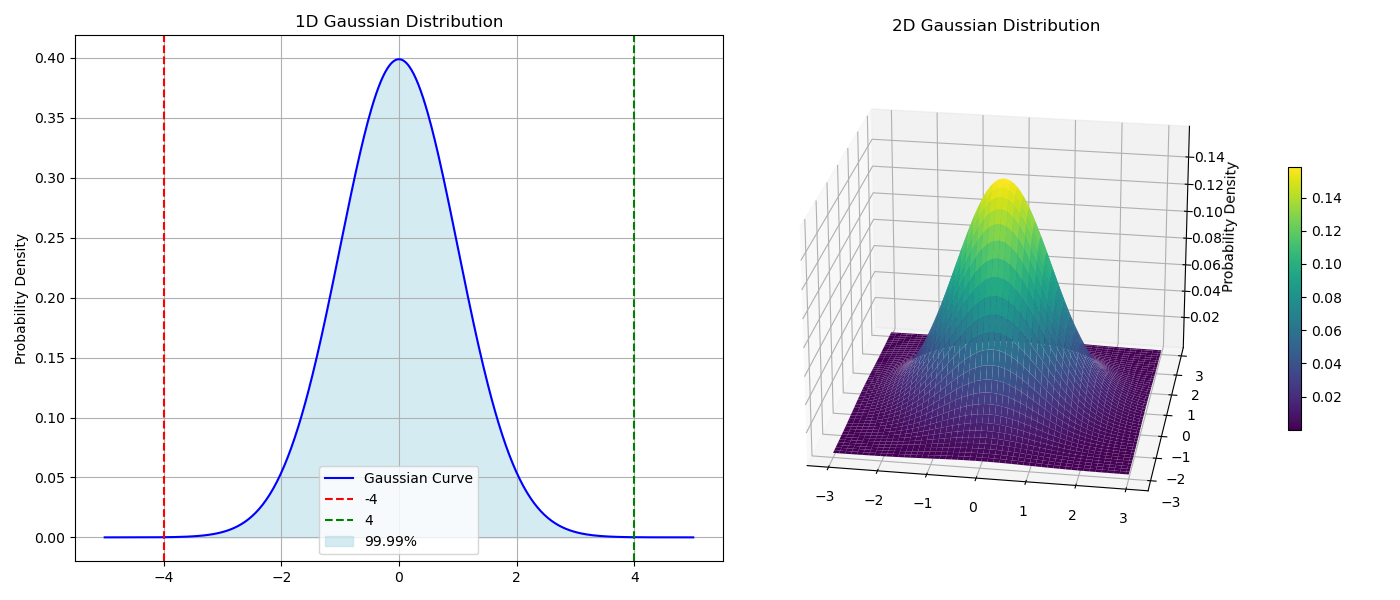

Reproduce this figure in Python.
import numpy as np
import matplotlib.pyplot as plt
from scipy.stats import norm
from matplotlib import cm


def plot_1d_gaussian(ax, mean, std_dev):
    """
    Plot a 1D Gaussian distribution and highlight the region within ±4.
    """
    x = np.linspace(-5 * std_dev, 5 * std_dev, 500)
    y = norm.pdf(x, mean, std_dev)

    lower_bound = mean - 4 * std_dev
    upper_bound = mean + 4 * std_dev
    percentage_within_4sigma = norm.cdf(upper_bound, mean, std_dev) - norm.cdf(
        lower_bound, mean, std_dev
    )
    percentage_within_4sigma *= 100

    ax.plot(x, y, label="Gaussian Curve", color="blue")
    ax.axvline(-4 * std_dev, color="red", linestyle="--", label="-4")
    ax.axvline(4 * std_dev, color="green", linestyle="--", label="4")

    x_fill = np.linspace(lower_bound, upper_bound, 300)
    y_fill = norm.pdf(x_fill, mean, std_dev)
    ax.fill_between(
        x_fill,
        y_fill,
        color="lightblue",
        alpha=0.5,
        label=f"{percentage_within_4sigma:.2f}%",
    )

    ax.set_title("1D Gaussian Distribution")
    ax.set_ylabel("Probability Density")
    ax.legend()
    ax.grid()


def plot_2d_gaussian(ax, mean, variance, covariance):
    """
    Plot a 2D Gaussian distribution as a 3D surface plot.
    """
    cov_matrix = [[variance, covariance], [covariance, variance]]

    x = np.linspace(-3, 3, 100)
    y = np.linspace(-3, 3, 100)
    X, Y = np.meshgrid(x, y)

    pos = np.dstack((X, Y))
    factor = 1 / (2 * np.pi * np.sqrt(np.linalg.det(cov_matrix)))
    inv_cov = np.linalg.inv(cov_matrix)
    Z = factor * np.exp(
        -0.5 * np.einsum("...i,ij,...j", pos - mean, inv_cov, pos - mean)
    )

    surf = ax.plot_surface(X, Y, Z, cmap=cm.viridis, edgecolor="none")
    fig.colorbar(surf, ax=ax, shrink=0.5, aspect=20)

    ax.set_title("2D Gaussian Distribution")
    ax.set_zlabel("Probability Density")


fig = plt.figure(figsize=(14, 6))

ax1 = fig.add_subplot(121)
plot_1d_gaussian(ax1, mean=0, std_dev=1)

ax2 = fig.add_subplot(122, projection="3d")
plot_2d_gaussian(ax2, mean=[0, 0], variance=1, covariance=0)

plt.tight_layout()
plt.show()
